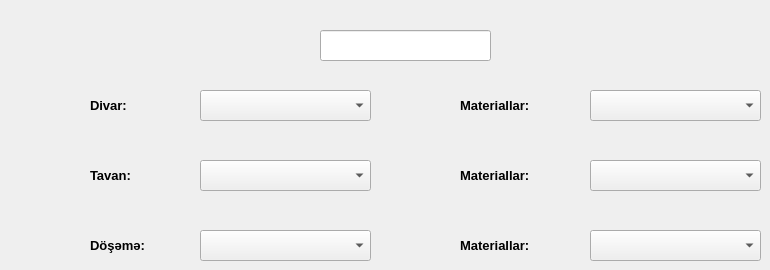
    <widget class="QWidget" name="tab_8">
     <attribute name="title">
      <string>Məkan_8</string>
     </attribute>
     <widget class="QLineEdit" name="lineEdit_4">
      <property name="geometry">
       <rect>
        <x>320</x>
        <y>30</y>
        <width>171</width>
        <height>31</height>
       </rect>
      </property>
     </widget>
     <widget class="QComboBox" name="comboBox_19">
      <property name="geometry">
       <rect>
        <x>590</x>
        <y>160</y>
        <width>171</width>
        <height>31</height>
       </rect>
      </property>
      <property name="currentIndex">
       <number>-1</number>
      </property>
      <item>
       <property name="text">
        <string>Asma tavan (Aliminium) (Çin)</string>
       </property>
      </item>
      <item>
       <property name="text">
        <string>Asma tavan (plastmas) (Çin)</string>
       </property>
      </item>
      <item>
       <property name="text">
        <string>Asma tavan (Orq steklo) (Çin)</string>
       </property>
      </item>
     </widget>
     <widget class="QComboBox" name="comboBox_20">
      <property name="geometry">
       <rect>
        <x>200</x>
        <y>90</y>
        <width>171</width>
        <height>31</height>
       </rect>
      </property>
      <property name="currentIndex">
       <number>-1</number>
      </property>
      <item>
       <property name="text">
        <string>Rənglənmə</string>
       </property>
      </item>
      <item>
       <property name="text">
        <string>Divar kağızı</string>
       </property>
      </item>
     </widget>
     <widget class="QLabel" name="label_21">
      <property name="geometry">
       <rect>
        <x>90</x>
        <y>230</y>
        <width>131</width>
        <height>31</height>
       </rect>
      </property>
      <property name="font">
       <font>
        <pointsize>10</pointsize>
        <weight>75</weight>
        <bold>true</bold>
       </font>
      </property>
      <property name="text">
       <string>Döşəmə:</string>
      </property>
     </widget>
     <widget class="QLabel" name="label_22">
      <property name="geometry">
       <rect>
        <x>90</x>
        <y>90</y>
        <width>91</width>
        <height>31</height>
       </rect>
      </property>
      <property name="font">
       <font>
        <pointsize>10</pointsize>
        <weight>75</weight>
        <bold>true</bold>
       </font>
      </property>
      <property name="text">
       <string>Divar:</string>
      </property>
     </widget>
     <widget class="QComboBox" name="comboBox_21">
      <property name="geometry">
       <rect>
        <x>200</x>
        <y>230</y>
        <width>171</width>
        <height>31</height>
       </rect>
      </property>
      <property name="currentIndex">
       <number>-1</number>
      </property>
      <item>
       <property name="text">
        <string>Parket</string>
       </property>
      </item>
      <item>
       <property name="text">
        <string>Laminat</string>
       </property>
      </item>
      <item>
       <property name="text">
        <string>Parket lövhəsi</string>
       </property>
      </item>
      <item>
       <property name="text">
        <string>Metlax</string>
       </property>
      </item>
      <item>
       <property name="text">
        <string>Lövhə</string>
       </property>
      </item>
     </widget>
     <widget class="QComboBox" name="comboBox_22">
      <property name="geometry">
       <rect>
        <x>590</x>
        <y>230</y>
        <width>171</width>
        <height>31</height>
       </rect>
      </property>
      <property name="currentIndex">
       <number>-1</number>
      </property>
      <item>
       <property name="text">
        <string>Fısdıq parket 2-ci növ (Azərbaycan)</string>
       </property>
      </item>
      <item>
       <property name="text">
        <string>Fısdıq parket 1-ci növ (Azərbaycan)</string>
       </property>
      </item>
      <item>
       <property name="text">
        <string>Palıd parket 2-ci növ (Rusiya)</string>
       </property>
      </item>
     </widget>
     <widget class="QLabel" name="label_23">
      <property name="geometry">
       <rect>
        <x>460</x>
        <y>160</y>
        <width>131</width>
        <height>31</height>
       </rect>
      </property>
      <property name="font">
       <font>
        <pointsize>10</pointsize>
        <weight>75</weight>
        <bold>true</bold>
       </font>
      </property>
      <property name="text">
       <string>Materiallar:</string>
      </property>
     </widget>
     <widget class="QLabel" name="label_24">
      <property name="geometry">
       <rect>
        <x>460</x>
        <y>230</y>
        <width>131</width>
        <height>31</height>
       </rect>
      </property>
      <property name="font">
       <font>
        <pointsize>10</pointsize>
        <weight>75</weight>
        <bold>true</bold>
       </font>
      </property>
      <property name="text">
       <string>Materiallar:</string>
      </property>
     </widget>
     <widget class="QComboBox" name="comboBox_23">
      <property name="geometry">
       <rect>
        <x>200</x>
        <y>160</y>
        <width>171</width>
        <height>31</height>
       </rect>
      </property>
      <property name="currentIndex">
       <number>-1</number>
      </property>
      <item>
       <property name="text">
        <string>Rəngləmə-Alıçpan</string>
       </property>
      </item>
      <item>
       <property name="text">
        <string>Asma tavan</string>
       </property>
      </item>
      <item>
       <property name="text">
        <string>Dartma tavan</string>
       </property>
      </item>
      <item>
       <property name="text">
        <string>Lambirin</string>
       </property>
      </item>
     </widget>
     <widget class="QLabel" name="label_25">
      <property name="geometry">
       <rect>
        <x>90</x>
        <y>160</y>
        <width>91</width>
        <height>31</height>
       </rect>
      </property>
      <property name="font">
       <font>
        <pointsize>10</pointsize>
        <weight>75</weight>
        <bold>true</bold>
       </font>
      </property>
      <property name="text">
       <string>Tavan:</string>
      </property>
     </widget>
     <widget class="QComboBox" name="comboBox_24">
      <property name="geometry">
       <rect>
        <x>590</x>
        <y>90</y>
        <width>171</width>
        <height>31</height>
       </rect>
      </property>
      <property name="currentIndex">
       <number>-1</number>
      </property>
      <item>
       <property name="text">
        <string>Divar kağızı (Çin)</string>
       </property>
      </item>
      <item>
       <property name="text">
        <string>Divar kağızı (Rusiya)</string>
       </property>
      </item>
      <item>
       <property name="text">
        <string>Divar kağızı (Almaniya)</string>
       </property>
      </item>
      <item>
       <property name="text">
        <string>Divar kağızı (Türkiyə)</string>
       </property>
      </item>
     </widget>
     <widget class="QLabel" name="label_26">
      <property name="geometry">
       <rect>w
        <x>460</x>
        <y>90</y>
        <width>131</width>
        <height>31</height>
       </rect>
      </property>
      <property name="font">
       <font>
        <pointsize>10</pointsize>
        <weight>75</weight>
        <bold>true</bold>
       </font>
      </property>
      <property name="text">
       <string>Materiallar:</string>
      </property>
     </widget>
    </widget>
